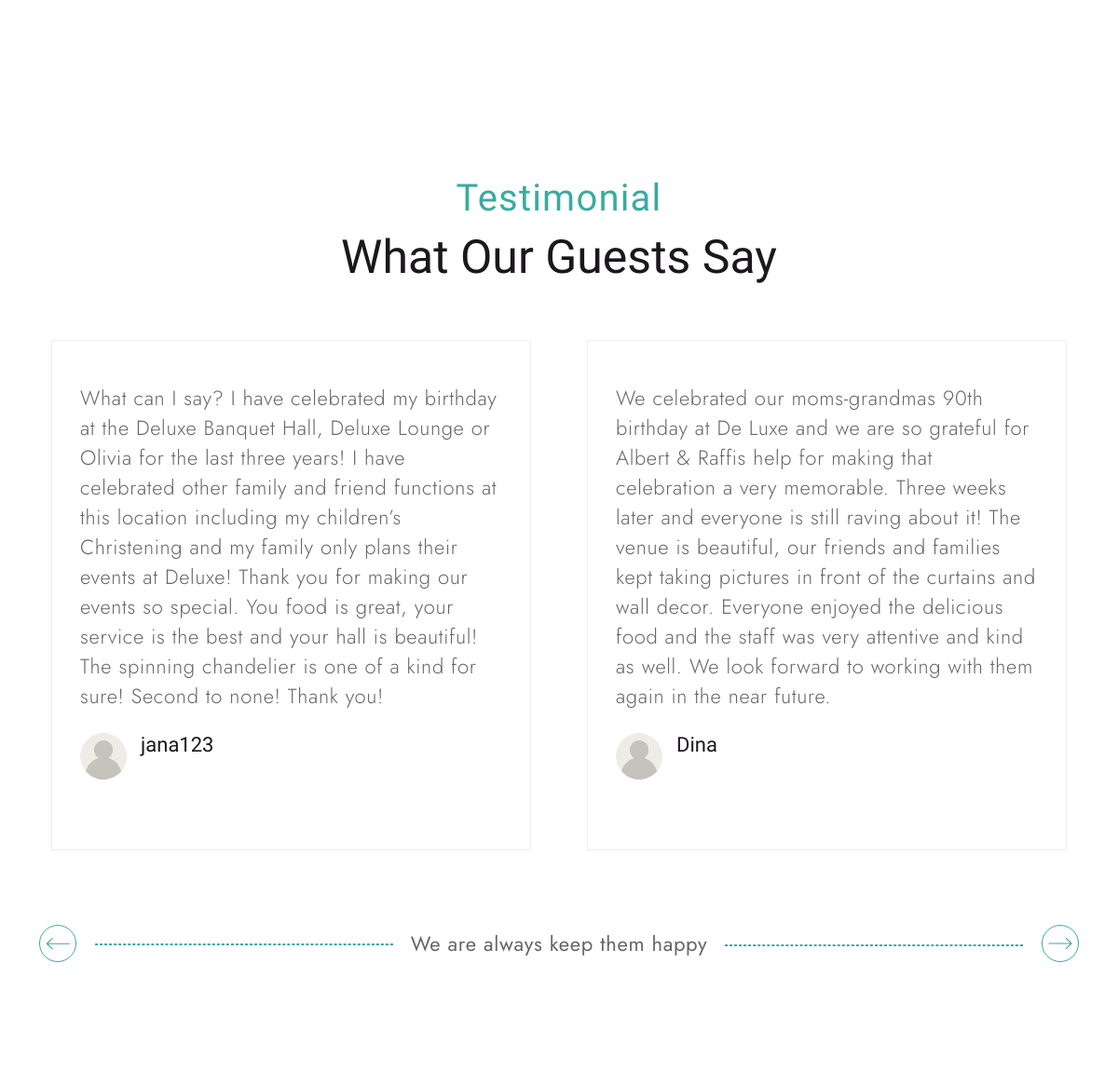
Before: / (middle part) with the older database file.
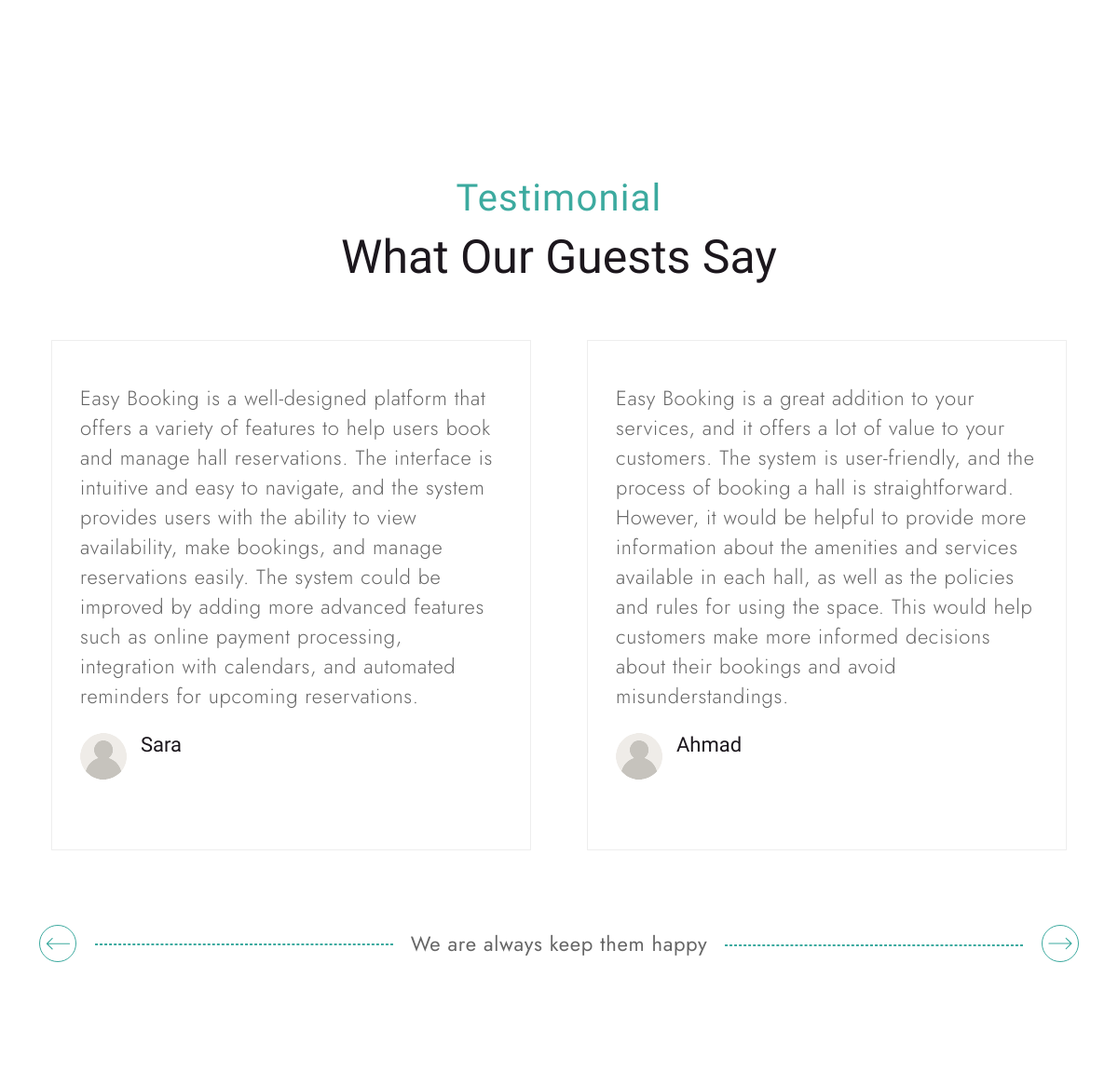
After: the same page with the newer database file.
### tables this page shows
CREATE TABLE `subhalls` (
  `id` int NOT NULL,
  `name` varchar(200) NOT NULL,
  `type` int NOT NULL,
  `number_of_guests` int NOT NULL,
  `hall_describtion` varchar(500) NOT NULL,
  `services` varchar(500) NOT NULL,
  `image_view` varchar(300) NOT NULL,
  `hall_id` int NOT NULL,
  `num_of_reservation` int NOT NULL DEFAULT '0',
  `price` int NOT NULL
);

CREATE TABLE `feedbacks` (
  `id` int NOT NULL,
  `FeedBack` varchar(500) NOT NULL,
  `user_id` int NOT NULL
);

CREATE TABLE `users` (
  `id` int NOT NULL,
  `name` varchar(200) NOT NULL,
  `password` varchar(200) NOT NULL,
  `email` varchar(200) NOT NULL,
  `type` enum('user','owner') NOT NULL DEFAULT 'user',
  `status` tinyint(1) NOT NULL DEFAULT '1',
  `created_at` datetime NOT NULL DEFAULT CURRENT_TIMESTAMP
);

### admin/handlers/get_feedback.php (called while the page is built)
<?php
$sql="SELECT f.id, f.FeedBack, u.name
FROM feedbacks f
INNER JOIN users u
ON f.user_id = u.id";
$sqlResult=mysqli_query($conn,$sql);
$feedbackData=mysqli_fetch_all($sqlResult);
?>

### index.php (the view, shortened to what this page needs)
<!DOCTYPE html>
<html lang="en">
<?php
require ('inc/head.php'); ?>
<body>
<?php
require("admin/handlers/db.php");
require("admin/handlers/get_feedback.php");
$sql="SELECT * FROM feedbacks";
$query=mysqli_query($conn,$sql);
$users=mysqli_fetch_all($query,MYSQLI_ASSOC);
$sql = "SELECT subhalls.*, halls.city, halls.name AS hall_name FROM subhalls JOIN halls ON subhalls.hall_id = halls.id ORDER BY subhalls.num_of_reservation DESC LIMIT 3";
$result = $conn->query($sql);
?>
    <div class="our-room-section mb-120">
        <div class="container">
             <div class="row g-4 justify-content-center">
             <?php
            if($result->num_rows > 0){
                while($hall = mysqli_fetch_assoc($result)){?>
                <div class="col-lg-4 col-md-6">
                    <div class="single-room">
                        <div class="room-content">
                        <div class="bed-and-person d-flex align-items-center">
                        <div class="persons">
                         <p><img src="assets/images/icons/town-hall.svg" alt=""><?php echo $hall['hall_name']?></p>
                        </div>
                         <div class="persons">
                         <p><img src="assets/images/icons/location-svgrepo-com.svg" alt=""><?php echo $hall['city']?></p>
                        </div>
                        </div>
                 <div class="book-btn">
                 </div>
                        </div>
                    </div>
                </div>
             <?php }
            }
            else{?>
                <tr>
                  <td colspan="6" class="text-center">No Halls Added</td>
                </tr>
                <?php
            } ?>
            </div>
        </div>
    </div>
    <div class="home-one-testimonial mb-120">
        <div class="container">
            <div class="row">
                <div class="col-12">
                    <div class="section-title1 text-center">
                        <span>Testimonial</span>
                        <h2>What Our Guests Say</h2>
                    </div>
                </div>
            </div>
            <div class="row justify-content-center">
                <div class="swiper testimonial-slider-1">
                    <div class="swiper-wrapper">
                    <?php
if(isset($users)){
foreach($feedbackData as $index=>$users){?>
                        <div class="swiper-slide">
                            <div class="testimonial-wrrap">
                                <div class="content">
                                    <p><?=$users[1];?> </p>
                                    <div class="author-review-area d-flex justify-content-between align-items-center flex-erap">
                                    <div class="authot-area d-flex align-items-center">
                                        <div class="author-img">
                                            <br/>
                                        <img  width="50" height="50" src="assets/images/icons/user1.svg">
                                        </div>
                                    <div class="author-name-deg">
                                            <h4><?=$users[2];?></h4>
                                            </div>
                                </div>
                                </div>
                                </div>
                            </div>
                        </div>
                        <?php }
}?>
                    </div>
                </div>
            </div>
            <div class="row align-items-center pt-80">
                <div class="col-lg-4">
                    <div class="swiper-btn-left">
                       <div class="btns swiper-button-prev-e">
                       </div>
                    </div>
                </div>
                <div class="col-lg-4 d-flex justify-content-center">
                    <div class="contents">
                        <p>We are always keep them happy</p>
                    </div>
                </div>
                <div class="col-lg-4">
                    <div class="swiper-btn-right">
                        <div class="btns swiper-button-next-e">
                        </div>
                    </div>
                </div>
            </div>
        </div>
    </div>
</body>
</html>

Changed rows visible on the page:
removed feedbacks: FeedBack "What can I say? I have celebrated my birthday at the Deluxe Banquet Hall, Deluxe Lounge or Olivia for the last three years! I have celebrated other family and friend functions at this location including my children’s Christening and my family only plans their events at Deluxe! Thank you for making our events so special. You food is great, your service is the best and your hall is beautiful! The spinning chandelier is one of a kind for sure! Second to none! Thank you!", user.name "jana123"
removed feedbacks: FeedBack "We celebrated our moms-grandmas 90th birthday at De Luxe and we are so grateful for Albert & Raffis help for making that celebration a very memorable. Three weeks later and everyone is still raving about it! The venue is beautiful, our friends and families kept taking pictures in front of the curtains and wall decor. Everyone enjoyed the delicious food and the staff was very attentive and kind as well. We look forward to working with them again in the near future.", user.name "Dina"
added feedbacks: FeedBack "Easy Booking is a well-designed platform that offers a variety of features to help users book and manage hall reservations. The interface is intuitive and easy to navigate, and the system provides users with the ability to view availability, make bookings, and manage reservations easily. The system could be improved by adding more advanced features such as online payment processing, integration with calendars, and automated reminders for upcoming reservations.", user.name "Sara"
added feedbacks: FeedBack "Easy Booking is a great addition to your services, and it offers a lot of value to your customers. The system is user-friendly, and the process of booking a hall is straightforward. However, it would be helpful to provide more information about the amenities and services available in each hall, as well as the policies and rules for using the space. This would help customers make more informed decisions about their bookings and avoid misunderstandings.", user.name "Ahmad"
